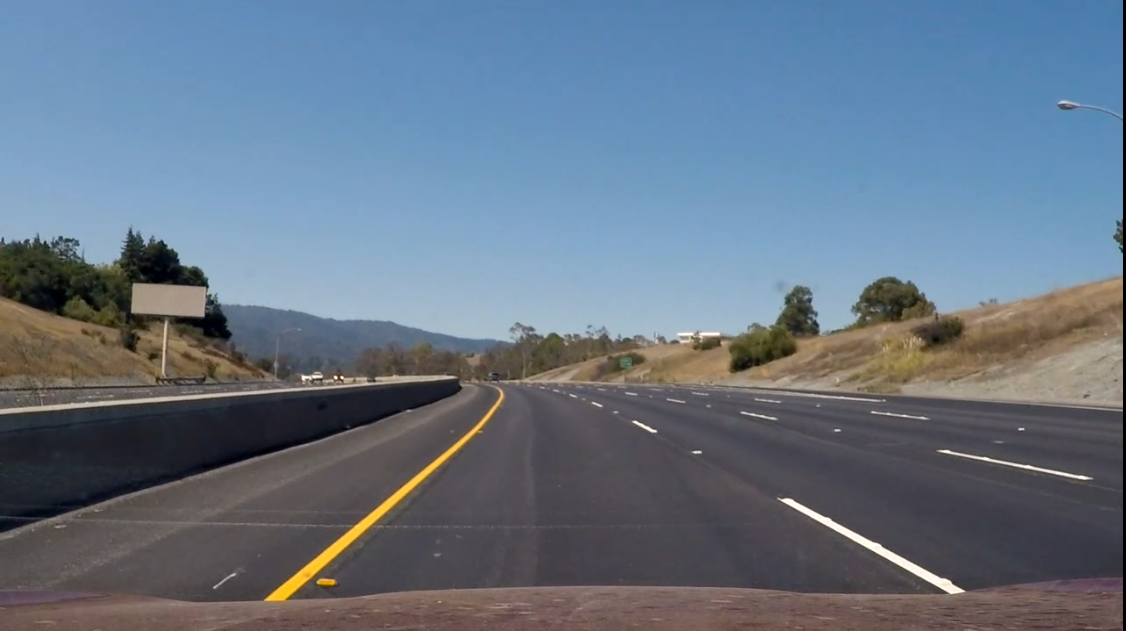
#> input picture trabajos-PI/detectarBordes/carretera.png, 1126 x 631 px
$ python 1.py --image carretera.png   (older library calls are emulated)
#> lines starting #> are read from the running program, lines starting #| are printed output that depends on the picture
import numpy as np
import argparse
import cv2

ap = argparse.ArgumentParser()
ap.add_argument("-i", "--image",required=True,help="path to the image")
args=vars(ap.parse_args())

image = cv2.imread(args["image"])
#> image is the input picture: shape (631, 1126, 3); mean B, G, R 133.3, 117, 102.4
cv2.imshow("Original",image)

gray = image.copy()
gray = cv2.cvtColor(gray, cv2.COLOR_BGR2GRAY)
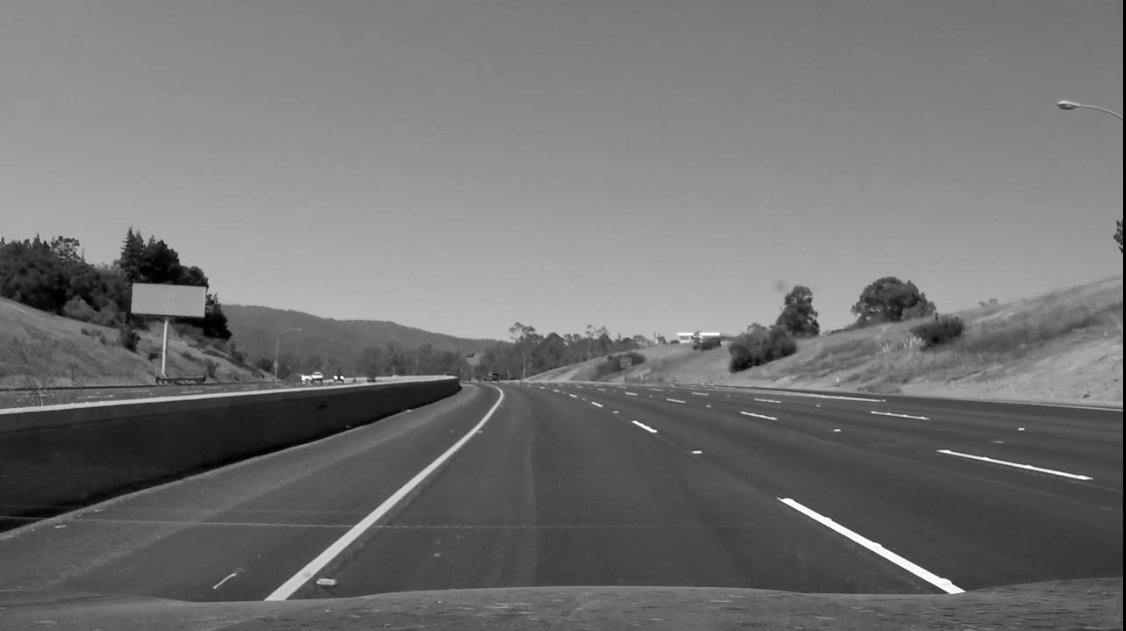
#> gray: shape (631, 1126); min 0, max 255, mean 114.5
cv2.imshow("Grayscale",gray)
lap = cv2.Laplacian(gray,cv2.CV_64F)
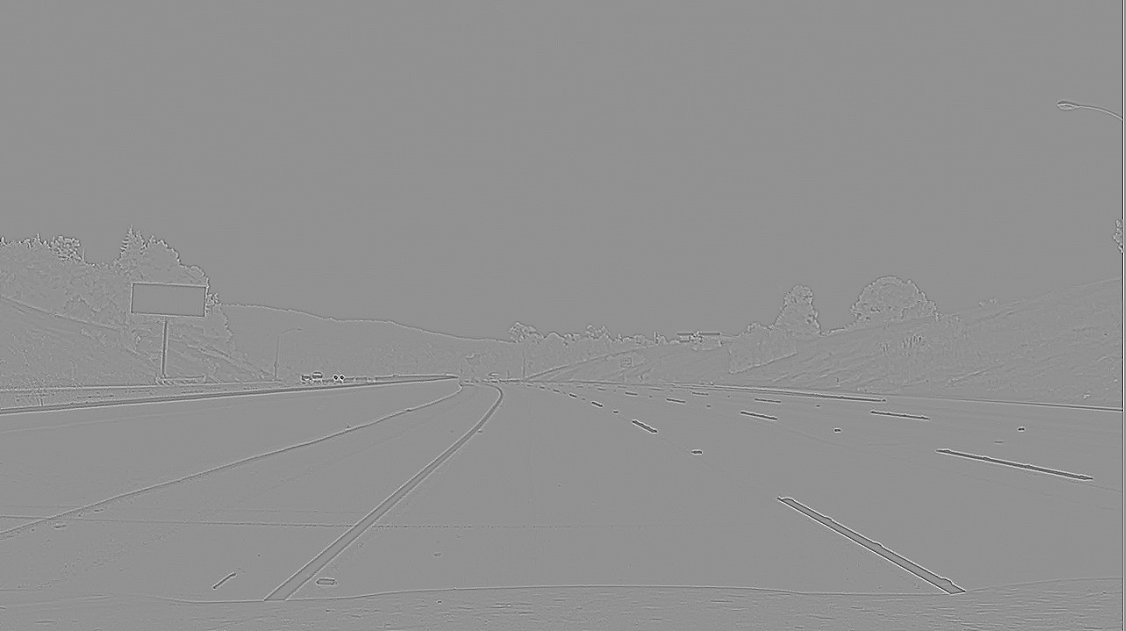
#> lap: shape (631, 1126) float64; min -245, max 183, mean 0; drawn with min black and max white
#> (the run stopped early here; a loop or call above may not have finished)
